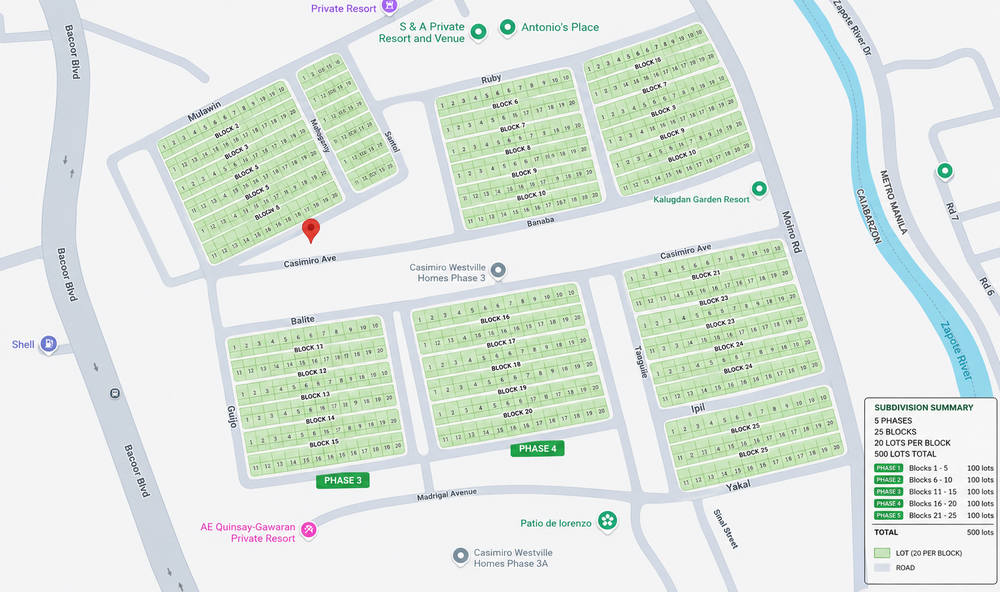
#> input picture web-app/src/assets/lotmap.png, 1000 x 592 px, shrunk from 1630 x 965 before the run
$ python tmp_cluster_analysis.py
#> lines starting #> are read from the running program, lines starting #| are printed output that depends on the picture; after the words box and inside, x2 and y2 are one past the last pixel; in counts of white or black regions, pixels touching at a corner belong together
from PIL import Image
import numpy as np
from collections import deque

img = Image.open('web-app/src/assets/lotmap.png').convert('RGB')
#> img is the input picture: PIL image 1000x592 RGB; mean R, G, B 222.1, 231.1, 223.8
a = np.array(img)
r,g,b = a[:,:,0], a[:,:,1], a[:,:,2]
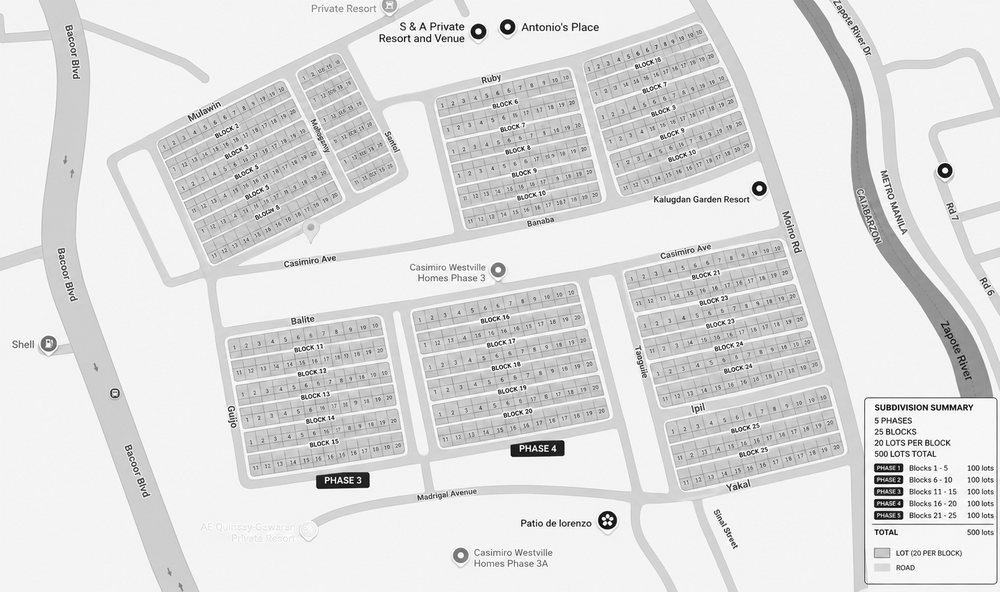
#> r: shape (592, 1000); min 0, max 255, mean 222.1
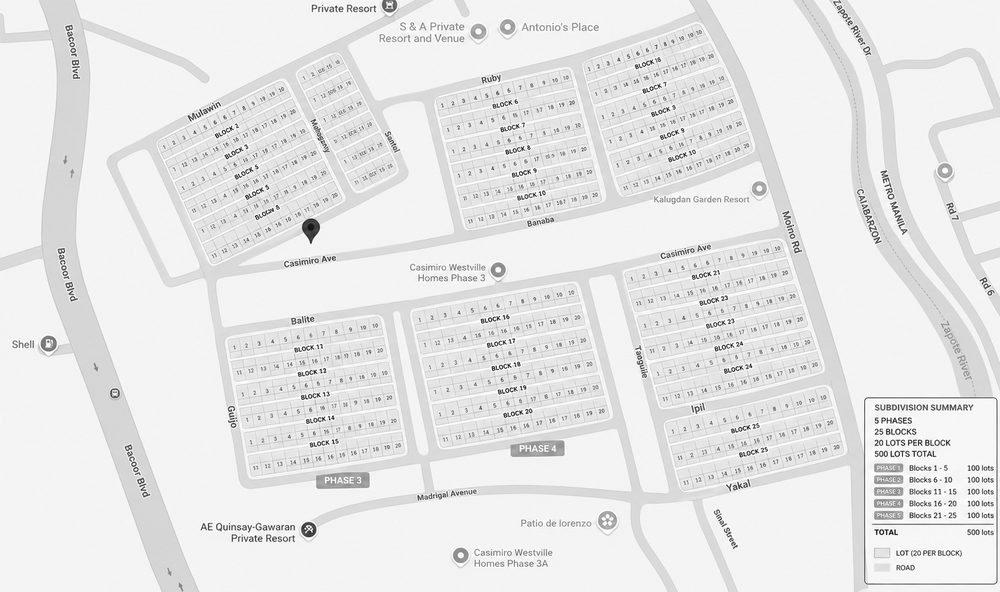
#> g: shape (592, 1000); min 0, max 255, mean 231.1
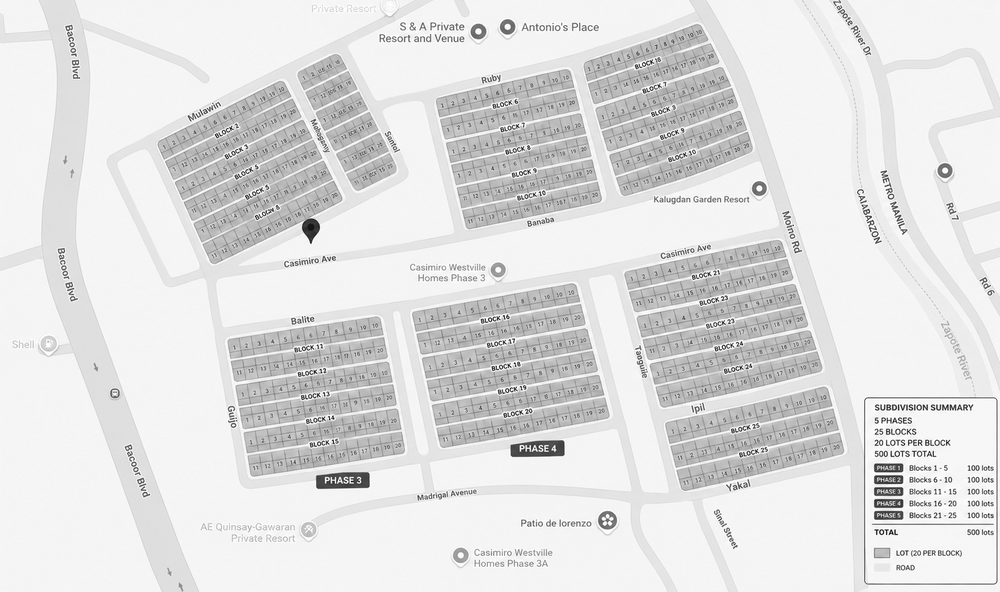
#> b: shape (592, 1000); min 0, max 255, mean 223.8
mask = (g > 100) & (g > r + 20) & (g > b + 20) & (r < 180) & (b < 180)
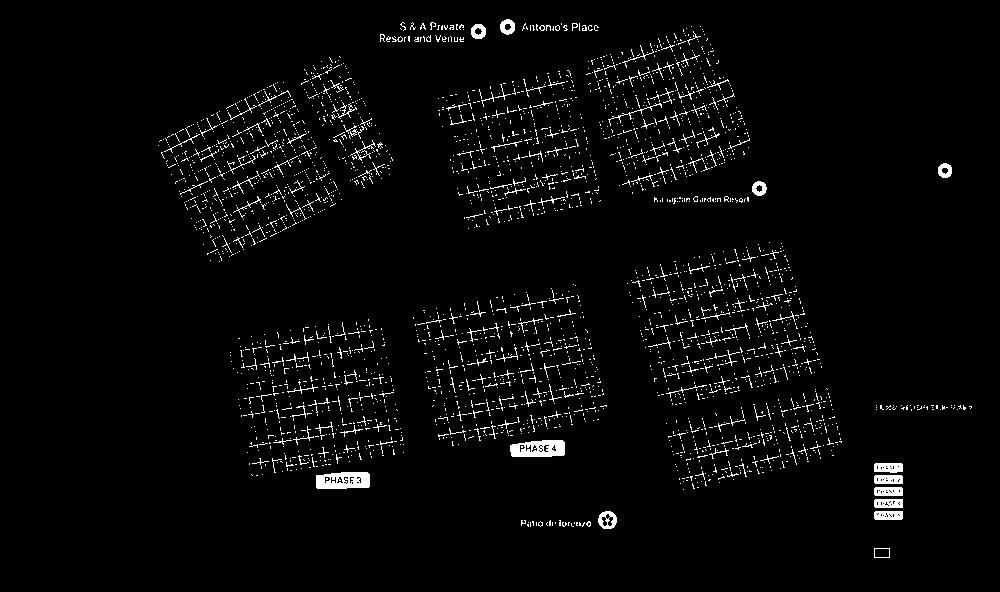
#> mask: shape (592, 1000) bool; 3% white in thin lines or dots, all inside (x1, y1, x2, y2) = (158, 19, 972, 558)

# clean small noise
h,w = mask.shape
#> h = 592; w = 1000
labels = np.zeros_like(mask, dtype=int)
label = 0
for y in range(h):
    for x in range(w):
        if mask[y,x] and labels[y,x] == 0:
            label += 1
            q = deque([(x,y)])
            labels[y,x] = label
            while q:
                cx, cy = q.popleft()
                for dx, dy in [(-1,0),(1,0),(0,-1),(0,1)]:
                    nx, ny = cx+dx, cy+dy
                    if 0 <= nx < w and 0 <= ny < h and mask[ny,nx] and labels[ny,nx] == 0:
                        labels[ny,nx] = label
                        q.append((nx,ny))
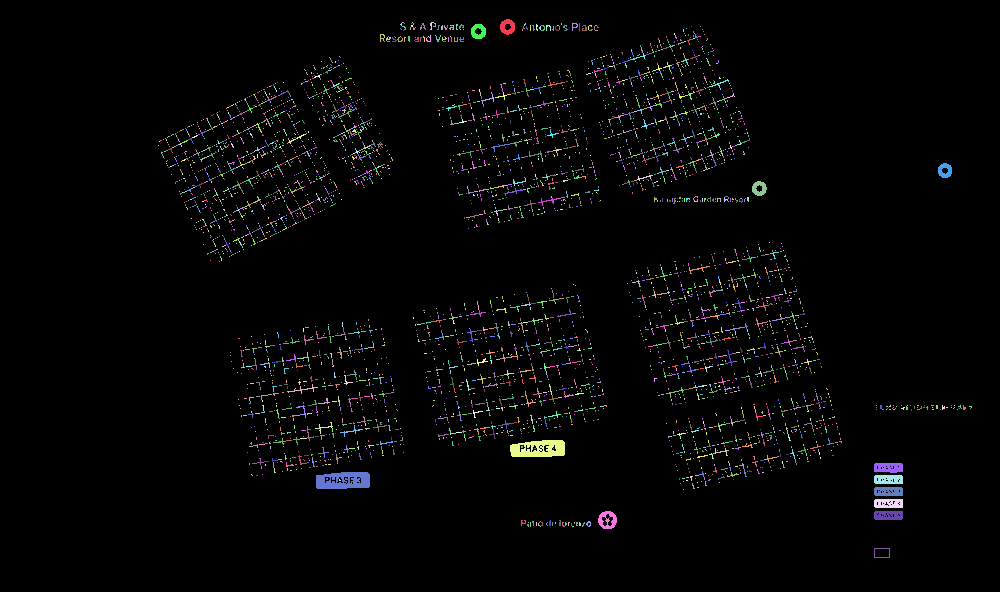
#> labels: shape (592, 1000) int64; 4662 distinct labels, from 0 to 4661; one colour per label, 0 black
#> after the loop, label = 4661

areas=[]
for i in range(1,label+1):
    ys,xs = np.where(labels==i)
    if len(xs)==0: continue
    area = len(xs)
    minx,maxx = xs.min(), xs.max()
    miny,maxy = ys.min(), ys.max()
    if area < 1000: continue
    areas.append((i,minx,miny,maxx,maxy,area))
#> after the loop, areas = []
areas.sort(key=lambda b:(b[1], b[2]))
print('count', len(areas))
#| count 0
for i,minx,miny,maxx,maxy,area in areas:
    print(i, minx, miny, maxx, maxy, area, f'{minx/w*100:.2f}% {miny/h*100:.2f}% {(maxx-minx)/w*100:.2f}% {(maxy-miny)/h*100:.2f}%')
#> this loop made 0 passes

cols = {}
for i,minx,miny,maxx,maxy,area in areas:
    col = round(minx/200)
    cols.setdefault(col, []).append((i,minx,miny,maxx,maxy,area))
#> after the loop, cols = 0 items
print('\nby column:')
for col, items in sorted(cols.items()):
    print('col',col)
    for t in items:
        print(' ', t[0], t[1], t[2], t[5])

$ run again, with web-app/src/assets/block16_crop.png copied over web-app/src/assets/lotmap.png
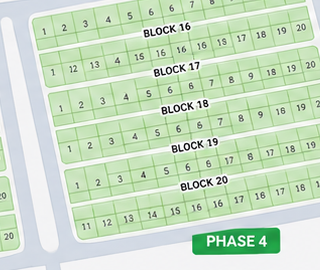
#> input picture web-app/src/assets/block16_crop.png, 320 x 270 px
#> img is the input picture: PIL image 320x270 RGB; mean R, G, B 202.2, 223.3, 197
#> `mask = (g > 100) & (g > r + 20) & (g > b + 20) & (r < 180) & (b < 180)`:
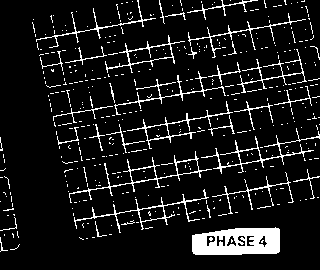
#> mask: shape (270, 320) bool; 9.5% white; 421 white regions (387 under 20 px), largest, box (x1, y1, x2, y2) and area: (192, 227, 280, 255) 1896, (69, 151, 212, 203) 500, (201, 128, 320, 174) 494
#> after the loop `for y in range(h):`:
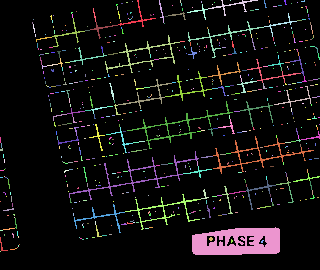
#> labels: shape (270, 320) int64; 625 distinct labels, from 0 to 624; one colour per label, 0 black
#| count 1
#> the loop `for i,minx,miny,maxx,maxy,area in areas:` made 1 pass
#> (i, minx, miny, maxx, maxy, area) on pass 1: (600, 192, 227, 279, 254, 1896)
#> (printed output is left out)
#> the loop `for i,minx,miny,maxx,maxy,area in areas:` made 1 pass
#> (i, minx, miny, maxx, maxy, area, col) on pass 1: (600, 192, 227, 279, 254, 1896, 1)
#> after the loop `for i,minx,miny,maxx,maxy,area in areas:`: cols = {1: [(600, 192, 227, 279, 254, 1896)]}
#> the loop `for col, items in sorted(cols.items()):` made 1 pass
#> (col, items) on pass 1: (1, [(600, 192, 227, 279, 254, 1896)])
#> (printed output is left out)
